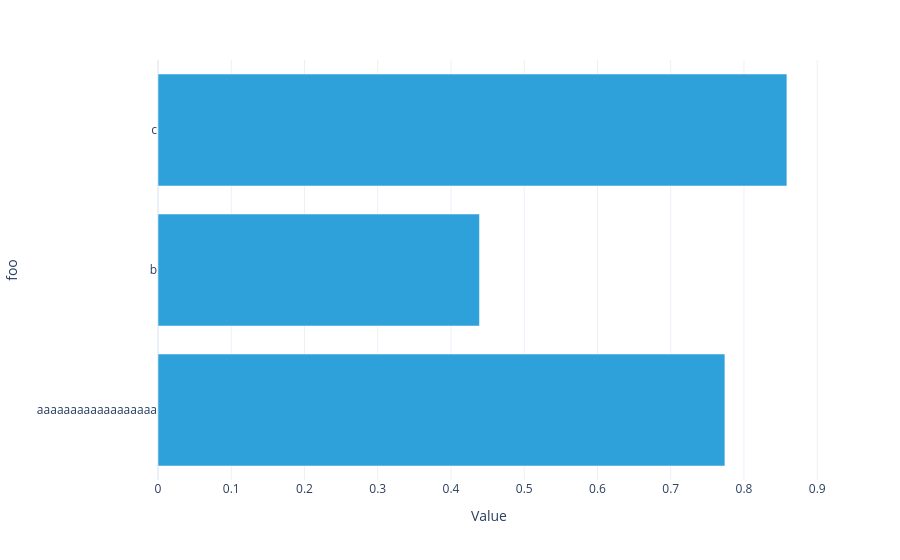

The notebook cell saved with this chart:
### Code cell
#|hide
plotly_dataarray(U1.array)

### Figure 1 — Plotly figure (JSON) as saved in the notebook; plotly's stock layout.template omitted (floating-point values rounded to 4 significant figures)
{"data": [{"hovertemplate": "Value=%{x}<br>foo=%{y}<extra></extra>", "legendgroup": "", "marker": {"color": "#2fa1da", "pattern": {"shape": ""}}, "name": "", "orientation": "h", "showlegend": false, "textposition": "auto", "type": "bar", "x": [0.774, 0.4389, 0.8586], "xaxis": "x", "y": ["aaaaaaaaaaaaaaaaaa", "b", "c"], "yaxis": "y"}], "layout": {"barmode": "relative", "legend": {"title": {}, "tracegroupgap": 0}, "margin": {"t": 60}, "xaxis": {"anchor": "y", "domain": [0, 1], "title": {"text": "Value"}}, "yaxis": {"anchor": "x", "domain": [0, 1], "title": {"text": "foo"}}}}
